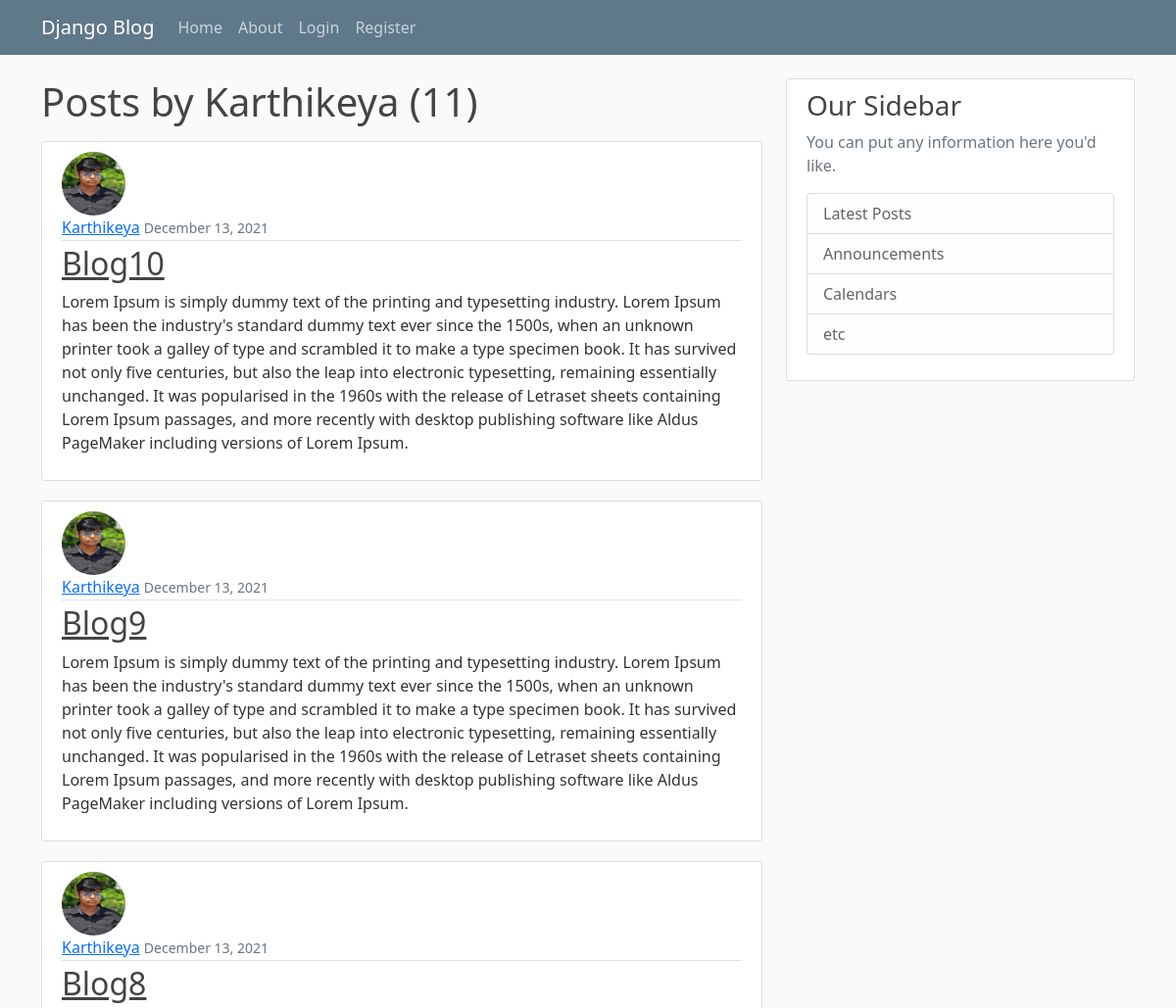
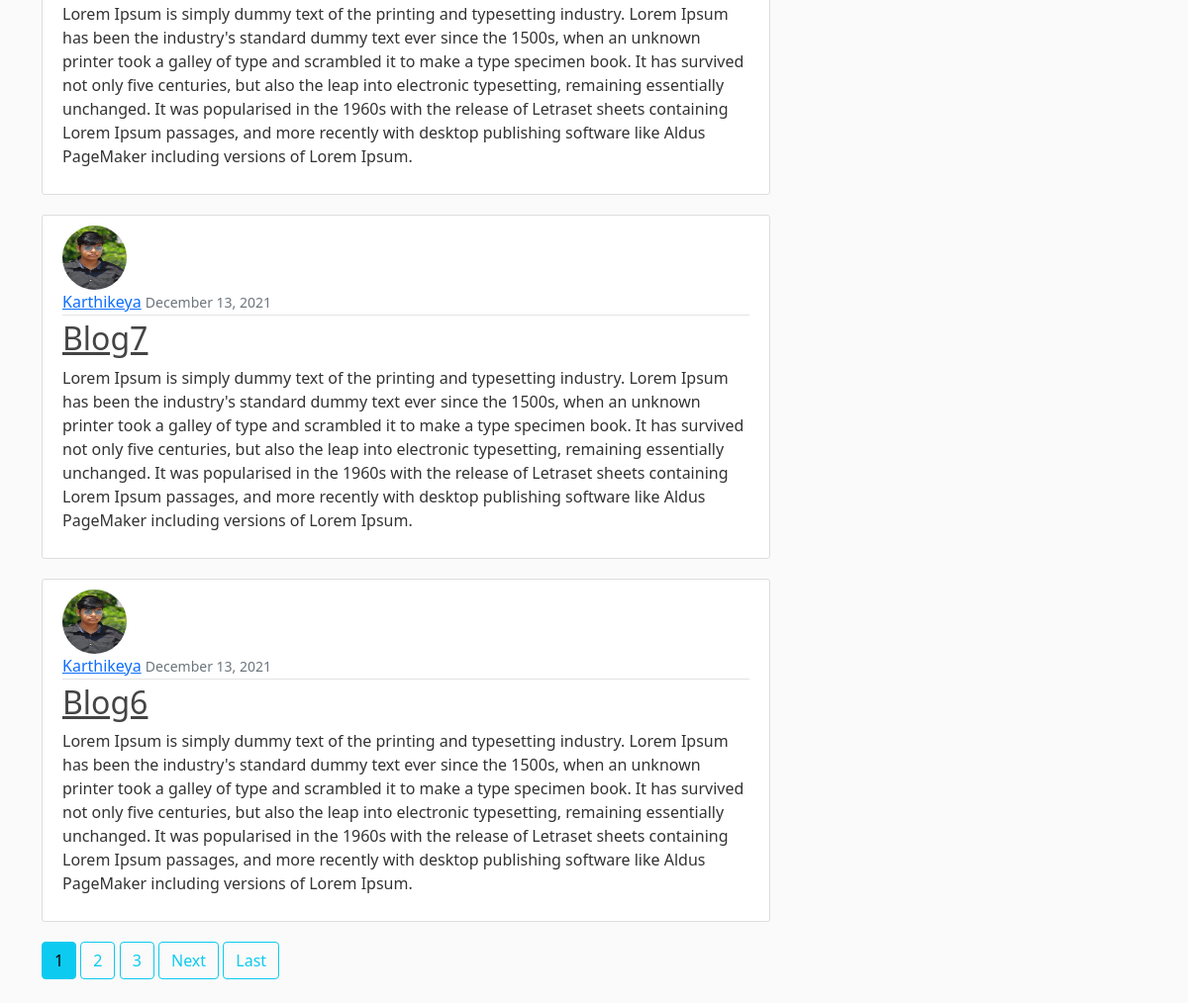
The page /user/Karthikeya/ on the database its author committed (2 pictures, top to bottom).
### blog_app/models.py (models this page shows, shortened)
class Post(models.Model):
    title = models.CharField(max_length=100)
    content = models.TextField()
    date = models.DateTimeField(default=timezone.now)
    author = models.ForeignKey(User, on_delete=models.CASCADE)

### users/models.py (models this page shows, shortened)
class Profile(models.Model):
    user = models.OneToOneField(User, on_delete=models.CASCADE)
    image = models.ImageField(default='default.jpg', upload_to='profile_pics')

### blog_app/views.py (the view)
# urls.py: path('user/<str:username>/', UserPostListView.as_view(), name="user-posts"),
class UserPostListView(ListView):
    model = Post
    template_name = 'blog_app/user_posts.html'  # <app>/<model>_<viewtype>.html
    context_object_name = 'posts'
    ordering = ['-date']
    paginate_by = 5
    def get_queryset(self):
        user = get_object_or_404(User, username=self.kwargs.get('username'))
        return Post.objects.filter(author=user).order_by('-date')

### blog_app/templates/blog_app/user_posts.html (shortened to what this page needs)
{% extends "blog_app/base.html"%}
{% block content%}
    <h1 class="mb-3">Posts by {{ view.kwargs.username }} ({{ page_obj.paginator.count }})</h1>
    {% for post in posts %}
        <article class="media content-section">
            <img class="rounded-circle article-img" src="{{post.author.profile.image.url}}" >
            <div class="media-body">
            <div class="article-metadata">
                <a class="mr-2" href="{% url 'user-posts' post.author.username %}">{{ post.author }}</a>
                <small class="text-muted">{{ post.date|date:'F d, Y'}}</small>
            </div>
            <h2><a class="article-title" href="{% url 'post-detail' post.id%}">{{ post.title }}</a></h2>
            <p class="article-content">{{ post.content }}</p>
            </div>
        </article>
    {% endfor%}
    {% if is_paginated %}
        {% for num in page_obj.paginator.page_range %}
            {% if page_obj.number == num %}
                <a class="btn btn-info mb-4" href="?page={{ num }}">{{num}}</a>
            {% elif num > page_obj.number|add:'-3' and num < page_obj.number|add:'3' %}
                <a class="btn btn-outline-info mb-4" href="?page={{ num }}">{{num}}</a>
            {% endif %}
        {% endfor %}
        {% if page_obj.has_next %}
            <a class="btn btn-outline-info mb-4" href="?page={{ page_obj.next_page_number }}">Next</a>
            <a class="btn btn-outline-info mb-4" href="?page={{ page_obj.paginator.num_pages}}">Last</a>
        {% endif %}
    {% endif %}
{% endblock content %}

### blog_app/static/blog/main.css (style rules this page uses)
body { background: #fafafa; color: #333333; margin-top: 5rem; }
h1, h2, h3, h4, h5, h6 { color: #444444; }
.content-section { background: #ffffff; padding: 10px 20px; border: 1px solid #dddddd; border-radius: 3px; margin-bottom: 20px; }
.article-title { color: #444444; }
.article-content { white-space: pre-line; }
.article-img { height: 65px; width: 65px; margin-right: 16px; }
.article-metadata { padding-bottom: 1px; margin-bottom: 4px; border-bottom: 1px solid #e3e3e3; }

### rows shown on the page
Post: author.profile.image (picture), author "Karthikeya", date "December 13, 2021", title "Blog10", content "Lorem Ipsum is simply dummy text of the printing and typesetting industry. Lorem Ipsum has been the industry's standard dummy text ever since the 1500s, when an unknown printer took a galley of type and scrambled it to make a type specimen book. It has survived not only five centuries, but also the leap into electronic typesetting, remaining essentially unchanged. It was popularised in the 1960s with the release of Letraset sheets containing Lorem Ipsum passages, and more recently with desktop publishing software like Aldus PageMaker including versions of Lorem Ipsum."
Post: author.profile.image (picture), author "Karthikeya", date "December 13, 2021", title "Blog9", content "Lorem Ipsum is simply dummy text of the printing and typesetting industry. Lorem Ipsum has been the industry's standard dummy text ever since the 1500s, when an unknown printer took a galley of type and scrambled it to make a type specimen book. It has survived not only five centuries, but also the leap into electronic typesetting, remaining essentially unchanged. It was popularised in the 1960s with the release of Letraset sheets containing Lorem Ipsum passages, and more recently with desktop publishing software like Aldus PageMaker including versions of Lorem Ipsum."
Post: author.profile.image (picture), author "Karthikeya", date "December 13, 2021", title "Blog8", content "Lorem Ipsum is simply dummy text of the printing and typesetting industry. Lorem Ipsum has been the industry's standard dummy text ever since the 1500s, when an unknown printer took a galley of type and scrambled it to make a type specimen book. It has survived not only five centuries, but also the leap into electronic typesetting, remaining essentially unchanged. It was popularised in the 1960s with the release of Letraset sheets containing Lorem Ipsum passages, and more recently with desktop publishing software like Aldus PageMaker including versions of Lorem Ipsum."
Post: author.profile.image (picture), author "Karthikeya", date "December 13, 2021", title "Blog7", content "Lorem Ipsum is simply dummy text of the printing and typesetting industry. Lorem Ipsum has been the industry's standard dummy text ever since the 1500s, when an unknown printer took a galley of type and scrambled it to make a type specimen book. It has survived not only five centuries, but also the leap into electronic typesetting, remaining essentially unchanged. It was popularised in the 1960s with the release of Letraset sheets containing Lorem Ipsum passages, and more recently with desktop publishing software like Aldus PageMaker including versions of Lorem Ipsum."
Post: author.profile.image (picture), author "Karthikeya", date "December 13, 2021", title "Blog6", content "Lorem Ipsum is simply dummy text of the printing and typesetting industry. Lorem Ipsum has been the industry's standard dummy text ever since the 1500s, when an unknown printer took a galley of type and scrambled it to make a type specimen book. It has survived not only five centuries, but also the leap into electronic typesetting, remaining essentially unchanged. It was popularised in the 1960s with the release of Letraset sheets containing Lorem Ipsum passages, and more recently with desktop publishing software like Aldus PageMaker including versions of Lorem Ipsum."

### other values the page prints
{{ view.kwargs.username }} "Karthikeya"
{{ page_obj.paginator.count }} "11"
{{ num }} "1"
{{ num }} "2" "3"
